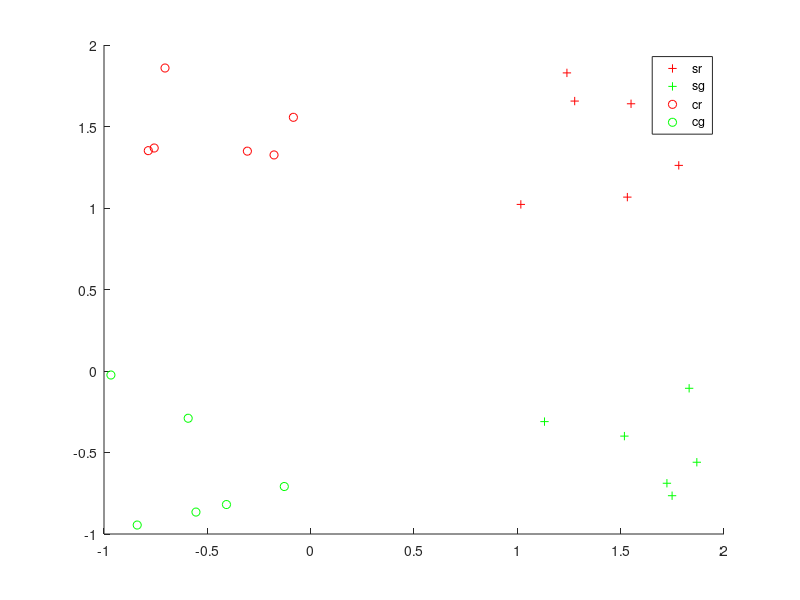

MATLAB code for this plot: (Note: this script raises an error after producing the figure.)
% This script is a demo showing some simple decoding on toy data.
% The toy data are simple matlab matrices and no "real" fMRI or EEG data.

% run this many times
% for n_rep = 1:50

%% output dir
% cfg.results.dir = 'toyexample' % set cfg.results.write = 1 if wanted
cfg.results.write = 0;

%% Generate the toy data
% define number of "runs" and center means
nruns = 6; % lets simulate we have n runs

set_red_square.mean = [1 1];
set_red_circle.mean = [-1 1];
set_green_square.mean = [1 -1];
set_green_circle.mean = [-1 -1];


% generate the data

% uniform
data_r_s = rand(nruns, length(set_red_square.mean)) + repmat(set_red_square.mean, nruns, 1);
data_r_c = rand(nruns, length(set_red_circle.mean)) + repmat(set_red_circle.mean, nruns, 1);
data_g_s = rand(nruns, length(set_green_square.mean)) + repmat(set_green_square.mean, nruns, 1);
data_g_c = rand(nruns, length(set_green_circle.mean)) + repmat(set_green_circle.mean, nruns, 1);


% put all together in a data matrix
data = [data_r_s; data_r_c; data_g_s; data_g_c];

%% add data description
% save the labels

% first analysis: squares vs circles
s_c_labels = [ 1 * ones(size(data_r_s, 1), 1);
    -1 * ones(size(data_r_c, 1), 1);
    1 * ones(size(data_r_s, 1), 1);
    -1 * ones(size(data_r_c, 1), 1)];

% second analyis: red vs green
r_g_labels = [ 1 * ones(size(data_r_s, 1), 1);
    1 * ones(size(data_r_c, 1), 1);
    -1 * ones(size(data_r_s, 1), 1);
    -1 * ones(size(data_r_c, 1), 1)];


% save the run
cfg.files.step = [1:size(data_r_s, 1), 1:size(data_r_c, 1), 1:size(data_g_s, 1), 1:size(data_g_c, 1)]';

% save a description
for ifile = 1:size(data, 1)
    if s_c_labels(ifile) == 1
        form = 'square';
    else
        form = 'cirlce';
    end

    if r_g_labels(ifile) == 1
        color = 'red';
    else
        color = 'gre';
    end

    cfg.files.name(ifile) = {sprintf('%s_%s_run%i', form, color, cfg.files.step(ifile))};
end
% add an empty mask file
cfg.files.mask = '';

%% plot the data (if 2d)

if size(data, 2) == 2
    figure('name', 'data')

    hold all

    % plot s r
    filter = (s_c_labels == 1) & (r_g_labels == 1);
    plot(data(filter, 1), data(filter, 2), '+r');

    % plot s g
    filter = (s_c_labels == 1) & (r_g_labels == -1);
    plot(data(filter, 1), data(filter, 2), '+g');

    % plot c r
    filter = (s_c_labels == -1) & (r_g_labels == 1);
    plot(data(filter, 1), data(filter, 2), 'or');

    % plot c g
    filter = (s_c_labels == -1) & (r_g_labels == -1);
    plot(data(filter, 1), data(filter, 2), 'og');
end

legend({'sr', 'sg', 'cr', 'cg'})

%% create the design matrix

% set labels square vs circle
cfg.files.label = s_c_labels;

% train: red squares vs red circles
% test: red squares vs red circles
cfg.files.xclass = r_g_labels == 1;
design1_1 = make_design_xclass(cfg);
% the same with inverse train & test set
cfg.files.xclass = ~cfg.files.xclass;
design1_2 = make_design_xclass(cfg);


% % train: red squares vs green circles
% % test: green squares vs red circles
% cfg.files.xclass = xor(r_g_labels == 1, s_c_labels == 1);
% design1_3 = make_design_xclass(cfg);
% % same with inverse labels
% cfg.files.xclass = ~cfg.files.xclass;
% design1_4 = make_design_xclass(cfg);


% put all in 1 design
cfg.design.train = [design1_1.train design1_2.train]; % design1_3.train design1_4.train];
cfg.design.test = [design1_1.test design1_2.test]; % design1_3.test design1_4.test];
cfg.design.label = [design1_1.label design1_2.label]; % design1_3.label design1_4.label];
cfg.design.set = ones(1, size(cfg.design.train, 2));

print_design(cfg)

%% Prepare data for passing
passed_data.data = data;
passed_data.mask_index = 1:size(data, 2); % use all voxels
passed_data.files = cfg.files;
passed_data.hdr = ''; % we don't need a header, because we don't write img-files as output (but mat-files)
passed_data.dim = [length(set_green_circle.mean), 1, 1]; % add dimension information of the original data

%% Add defaults for the remaining parameters that we did not specify
cfg = decoding_defaults(cfg);

% Set the analysis that should be performed (here we only want to do 1
% decoding)
cfg.analysis = 'wholebrain';
% cfg.analysis = 'searchlight';
cfg.results.output = {'accuracy', 'binomial_probability', 'model_parameters'};
% Set the output directory where data will be saved
% cfg.results.dir = ''; fullfile(pwd, 'toyresults');

cfg.verbose = 2; % you want all information to be printed on screen

%% Play around with the decoding parameters

% Parameters for libsvm (from their webpage):
% -s svm_type : set type of SVM (default 0)
% 	0 -- C-SVC
% 	1 -- nu-SVC
% 	2 -- one-class SVM
% 	3 -- epsilon-SVR
% 	4 -- nu-SVR
% -t kernel_type : set type of kernel function (default 2)
% 	0 -- linear: u'*v
% 	1 -- polynomial: (gamma*u'*v + coef0)^degree
% 	2 -- radial basis function: exp(-gamma*|u-v|^2)
% 	3 -- sigmoid: tanh(gamma*u'*v + coef0)
% -d degree : set degree in kernel function (default 3)
% -g gamma : set gamma in kernel function (default 1/num_features)
% -r coef0 : set coef0 in kernel function (default 0)
% -c cost : set the parameter C of C-SVC, epsilon-SVR, and nu-SVR (default 1)
% -n nu : set the parameter nu of nu-SVC, one-class SVM, and nu-SVR (default 0.5)
% -p epsilon : set the epsilon in loss function of epsilon-SVR (default 0.1)
% -m cachesize : set cache memory size in MB (default 100)
% -e epsilon : set tolerance of termination criterion (default 0.001)
% -h shrinking: whether to use the shrinking heuristics, 0 or 1 (default 1)
% -b probability_estimates: whether to train a SVC or SVR model for probability estimates, 0 or 1 (default 0)
% -wi weight: set the parameter C of class i to weight*C, for C-SVC (default 1)
%
% The k in the -g option means the number of attributes in the input data.

% default: cost = 1
% cfg.decoding.train.classification.model_parameters = '-s 0 -t 0 -c 1 -b 0';

% very high costs: points lie on the boundary
cfg.decoding.train.classification.model_parameters = '-s 0 -t 0 -c 1000 -b 0';

% very low costs: points lie far away from the boundary
% cfg.decoding.train.classification.model_parameters = '-s 0 -t 0 -c 0.01 -b 0';



%% Run decoding
[results, cfg] = decoding(cfg, passed_data)

%% end rep
% acc(n_rep) =  results.accuracy % collect the results
% end % end for n_rep

%% predict some values to create a meshgrid
if size(data, 2) == 2

    hold on

    for i_model = 1:length(results.model_parameters.output(1).model)
        model = results.model_parameters.output(1).model(i_model);

        [X, Y] = meshgrid(-2:.1:2);
        Z = X;
        [predicted, acc, decision_values] = svmpredict(zeros(size(X(:))),[X(:), Y(:)],model,cfg.decoding.test.classification.model_parameters);
        Z(:) = decision_values;
        hold on
        contour(X,Y,Z, -1:1);
    end
    hold off
end
